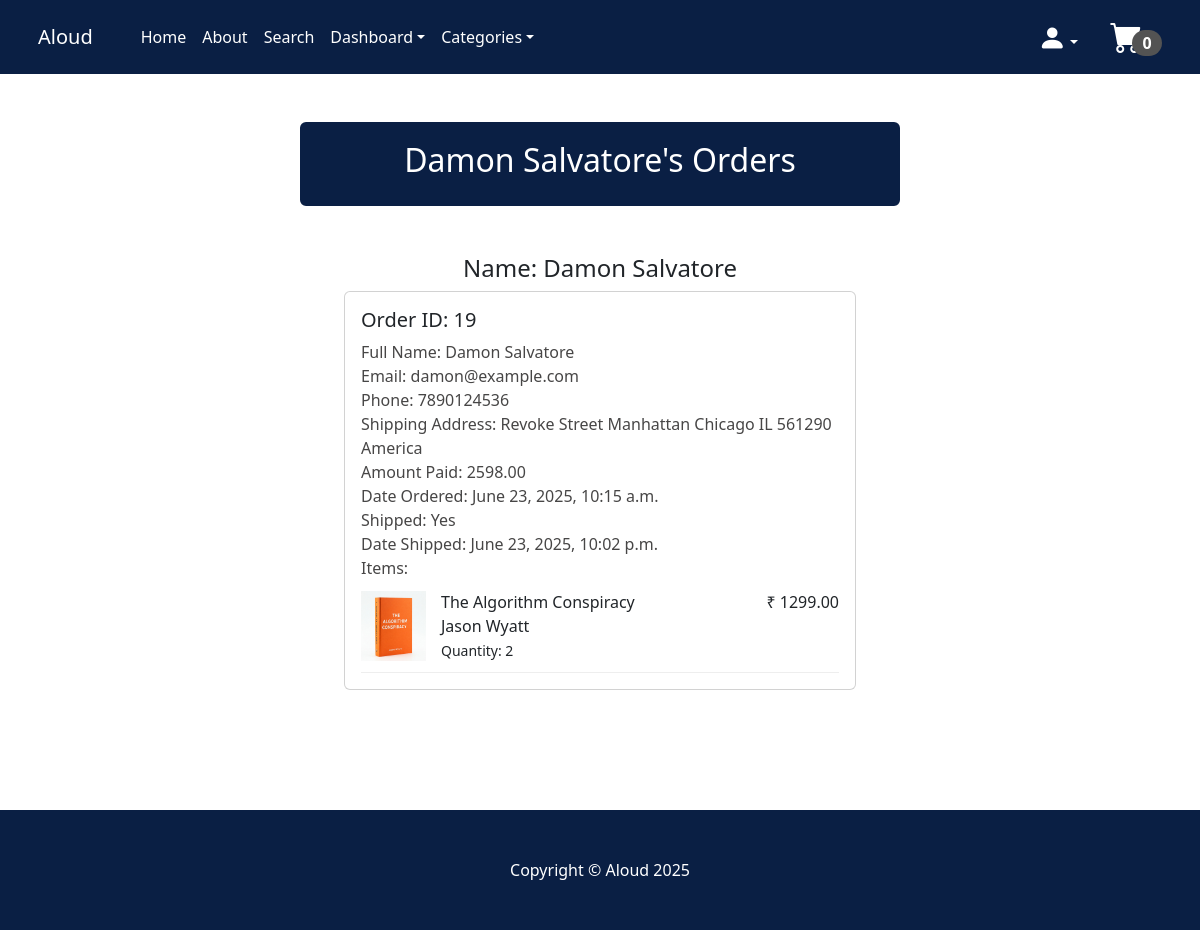
Before: /customer_order_dash/damon@example.com/ (signed in) with the older database file.
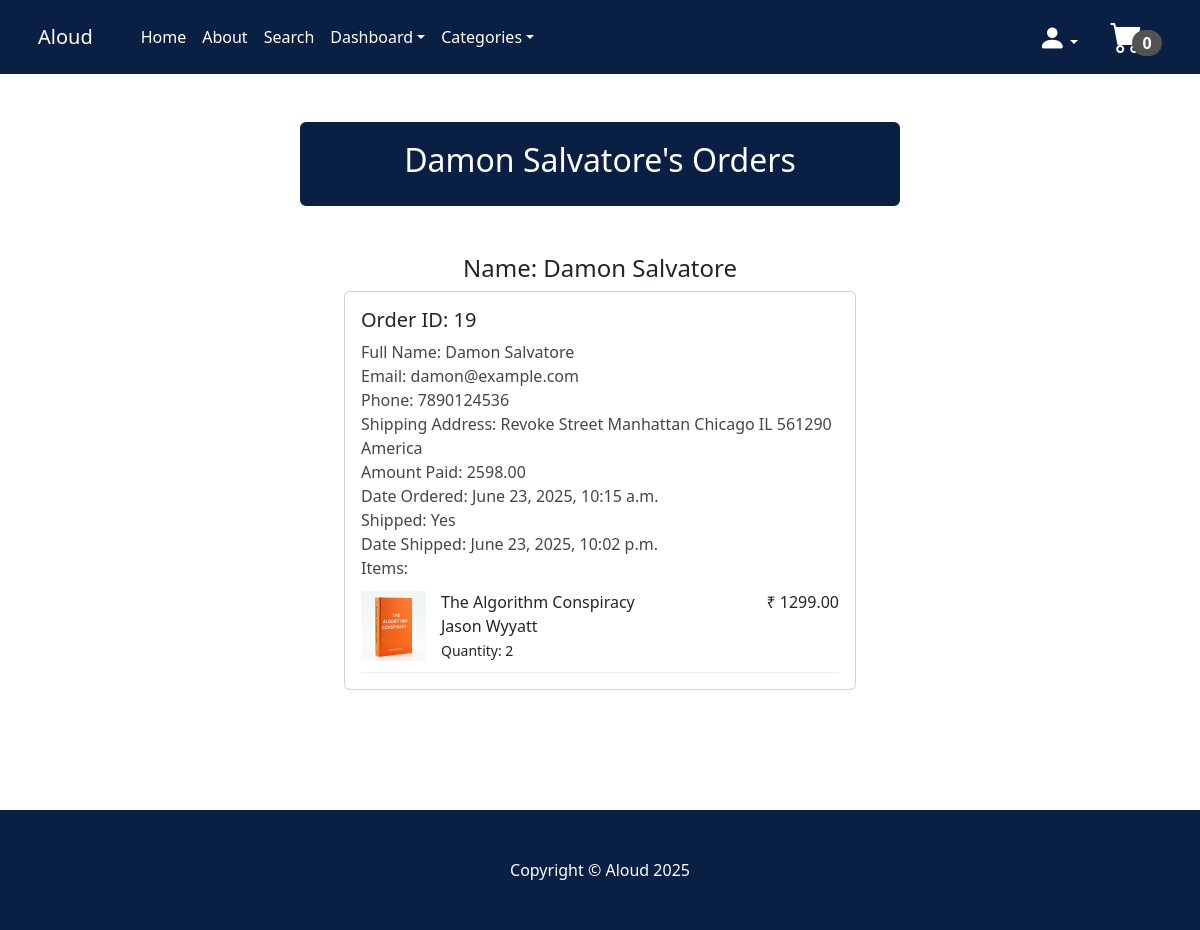
After: the same page with the newer database file.
### payment/models.py (models this page shows, shortened)
class OrderItem(models.Model):
    order = models.ForeignKey(Order, on_delete=models.CASCADE, null=True)
    product = models.ForeignKey(Product, on_delete=models.CASCADE, null=True)
    user = models.ForeignKey(User, on_delete=models.CASCADE, null=True, blank=True)
    quantity = models.PositiveBigIntegerField(default=1)
    price = models.DecimalField(max_digits=10, decimal_places=2)

### store/models.py (models this page shows, shortened)
class Product(models.Model):
    book_id = models.CharField(max_length=10)
    name = models.CharField(max_length=50)
    author = models.CharField(max_length=50)
    price = models.DecimalField(default=0, decimal_places=2, max_digits=9)
    category = models.ForeignKey(Category, on_delete=models.CASCADE, default=1)
    stock = models.IntegerField(null=True, blank=False, default=0)
    description = models.TextField(max_length=1000, default='', blank=True, null=True)
    image = models.ImageField(upload_to='uploads/product')
    is_sale = models.BooleanField(default=False)
    sale_price = models.DecimalField(default=0, decimal_places=2, max_digits=9)

### store/views.py (the view)
# urls.py: path('customer_order_dash/<str:email>/', views.customer_order_dash, name= 'customer_order_dash'),       #To view the details of the orders of all customers
def customer_order_dash(request, email):
    if request.user.is_authenticated and request.user.is_superuser:
        orders = Order.objects.filter(email=email)
        items = OrderItem.objects.filter(order__in=orders)
        return render(request, 'customer_order_dash.html', {'orders': orders, 'items': items})
    else:
        messages.success(request, 'Access denied to this page')
        return redirect('home')

### cart/cart.py (called while the page is built)
    def __len__(self):
        return sum(self.cart.values())

### cart/context_processors.py (called while the page is built)
def cart(request):
    return{'cart':Cart(request)}

### store/context_processors.py (called while the page is built)
def categories_processor(request):
    return {
        'categories': Category.objects.all()
    }

### store/models.py (called while the page is built)
    def __str__(self):
        return self.name

### store/templates/customer_order_dash.html (shortened to what this page needs)
{% extends 'base.html' %}
{% block content %}
    <div class="container">
        <div class="row">
            <center>
                <div class="col-12">
<br/><br/>
<div class="card" style= "width: 600px; border-width: 3px; border-color: #0a1f44;">
  <div class="card-body" style="background: #0a1f44;">
        <h2 style="color: white;">{{orders.0.full_name}}'s Orders</h2>
  </div>
</div>
<br/><br/>
<h4>Name: {{orders.0.full_name}}</h4>
{% if orders %}
{% for order in orders %}
<div class="card" style="width: 32rem;">
  <div class="card-body" style="text-align: left;">
      <h5>Order ID: <td>{{order.id}}</td></h5>
      <B style="color: rgb(71, 70, 70); font-weight: 400;">Full Name:</B> <B style="color: rgb(71, 70, 70); font-weight: 300;">{{order.full_name}}</B><br/>
      <B style="color: rgb(71, 70, 70); font-weight: 400;">Email:</B> <B style="color: rgb(71, 70, 70); font-weight: 300;">{{order.email}}</B><br/>
      <B style="color: rgb(71, 70, 70); font-weight: 400;">Phone:</B> <B style="color: rgb(71, 70, 70); font-weight: 300;">{{order.phone}}</B><br/>
      <B style="color: rgb(71, 70, 70); font-weight: 400;">Shipping Address:</B> <B style="color: rgb(71, 70, 70); font-weight: 300;">{{order.shipping_address}}</B><br/>
      <B style="color: rgb(71, 70, 70); font-weight: 400;">Amount Paid:</B> <B style="color: rgb(71, 70, 70); font-weight: 300;">{{order.amount_paid}}</B><br/>
      <B style="color: rgb(71, 70, 70); font-weight: 400;">Date Ordered:</B> <B style="color: rgb(71, 70, 70); font-weight: 300;">{{order.date_ordered}}</B><br/>
      <B style="color: rgb(71, 70, 70); font-weight: 400;">Shipped:</B>
      {% if order.shipped %}
      <B style="color: rgb(71, 70, 70); font-weight: 300;">Yes</B><br/>
      <B style="color: rgb(71, 70, 70); font-weight: 400;">Date Shipped:</B> <B style="color: rgb(71, 70, 70); font-weight: 300;">{{order.date_shipped}}</B><br/>
      {% else %}
      <B style="color: rgb(71, 70, 70); font-weight: 300;">No</B><br/>
      {% endif %}
            <B style="color: rgb(71, 70, 70); font-weight: 400;">Items:</B> <br/>
      {% for item in items %}
        <div class="item-container">
      <div class="item-image">
        <img src="{{ item.product.image.url }}" alt="{{ item.name }}">
      </div>
      <div class="item-details">
        <div class="item-left">
          <B style="font-weight: 500;">{{ item.product.name }}</B><br/>
          {{ item.product.author }}<br/>
              <small>Quantity: {{ item.quantity }}</small>
        </div>
        <div class="item-right">
            ₹ {{ item.price }}
        </div>
      </div>
    </div>
  {% endfor %}
  </div>
</div>
<br/>
{% endfor %}
{% else %}
No Orders Yet
{% endif %}
<br/><br/><br/><br/>
                </div>
            </center>
        </div>
    </div>
{% endblock %}

Changed rows visible on the page:
changed through a linked row, OrderItem "The Algorithm Conspiracy": product.author "Jason Wyatt" → "Jason Wyyatt"
